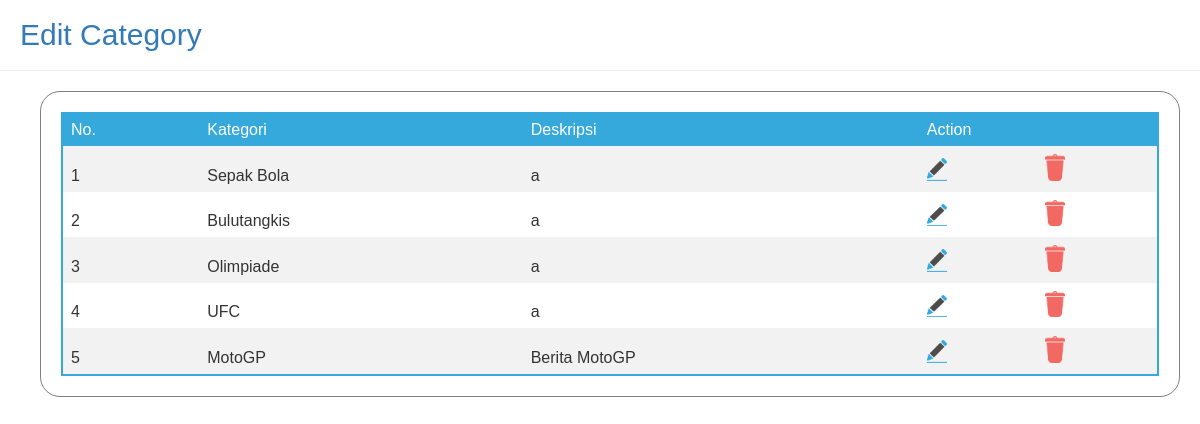
Page /Admin/edkategori.php (signed in) on the committed database.
### tables this page shows
CREATE TABLE `kategori` (
  `id` int(11) NOT NULL,
  `namakategori` varchar(200) DEFAULT NULL,
  `deskripsi` mediumtext DEFAULT NULL
);

### functions.php (called while the page is built, shortened)
<?php
$conn = mysqli_connect("localhost", "root", "", "sportdigi");
function query($query){
	global $conn;
	$result = mysqli_query($conn,$query);
	$rows = [];
	while ($row = mysqli_fetch_assoc($result)){
		$rows[] = $row;
	}
	return $rows;
}
?>

### Admin/edkategori.php (the view, shortened to what this page needs)
<?php
require '../functions.php';
$kategori = query("SELECT * FROM kategori");
 ?>
<html>
<head>
    <link href="css/bootstrap.min.css" rel="stylesheet">
</head>
<body>
    <form method="POST" action="">
    	<h1 class="text-primary">Edit Category</h1>
        <hr>
        <div>
			<table class="tablesetting">
               <tr>
                   <th>No.</th>
                   <th>Kategori</th>
                   <th>Deskripsi</th>
                   <th colspan="2">Action</th>
               </tr>
               <?php $i = 1; ?>
               <?php foreach ($kategori as $row) :?>
               <tr>
                   <td><?= $i; ?></td>
                   <td><?=$row["namakategori"]  ?></td>
                   <td><?=$row["deskripsi"]  ?></td>
                   <td><a href="editKategori.php?id=<?= $row["id"] ?>"><img src="img/logoEdit.png" width="20"></a></td>
                   <td><a href="delKategori.php?id=<?= $row["id"] ?>" onclick="return confirm('yakin?')"><img src="img/logoTrash.png" width="20"></a></td>
               </tr>
               <?php $i++; ?>
               <?php endforeach; ?>
            </table>
           </div>
       </form>
</body>
</html>

### Admin/edkategori.php (style rules this page uses)
html, body, div, span, applet, object, iframe, h1, h2, h3, h4, h5, h6, p, blockquote, pre, a, abbr, acronym, address, big, cite, code, del, dfn, em, img, ins, kbd, q, s, samp, small, strike, strong, sub, sup, tt, var, b, u, i, center, dl, dt, dd, ol, ul, li, fieldset, form, label, legend, table, caption, tbody, tfoot, thead, tr, th, td, article, aside, canvas, details, embed, figure, figcaption, footer, header, hgroup, menu, nav, output, ruby, section, summary, time, mark, audio, video { margin: 0; padding: 0; border: 0; font-size: 100%; font: inherit; vertical-align: baseline; }
body { line-height: 1; }
body { font-family: Quicksand, sans-serif; }
h1 { margin: 20px 20px 10px 20px; font-size: 30px; font-family: Arial, Helvetica, sans-serif; }
div { border: solid 1px grey; margin: 20px 20px 10px 40px; padding: 20px; border-radius: 20px; }
input, textarea, table { width: 100%; }
tr, td { padding: 5px; }
table, tr, td { border: none; }
.tablesetting { border-collapse: collapse; width: 100%; background-color: #fff; border: 2px solid #35A9DB; }
.tablesetting tr th { background-color: #35A9DB; color: #fff; font-weight: normal; }
.tablesetting, th, td { padding : 8px; text-align: left; }
.tablesetting tr:nth-child(even) { background-color: #f2f2f2; }

### rows in the picture
kategori: namakategori "Sepak Bola", deskripsi "a"
kategori: namakategori "Bulutangkis", deskripsi "a"
kategori: namakategori "Olimpiade", deskripsi "a"
kategori: namakategori "UFC", deskripsi "a"
kategori: namakategori "MotoGP", deskripsi "Berita MotoGP"
